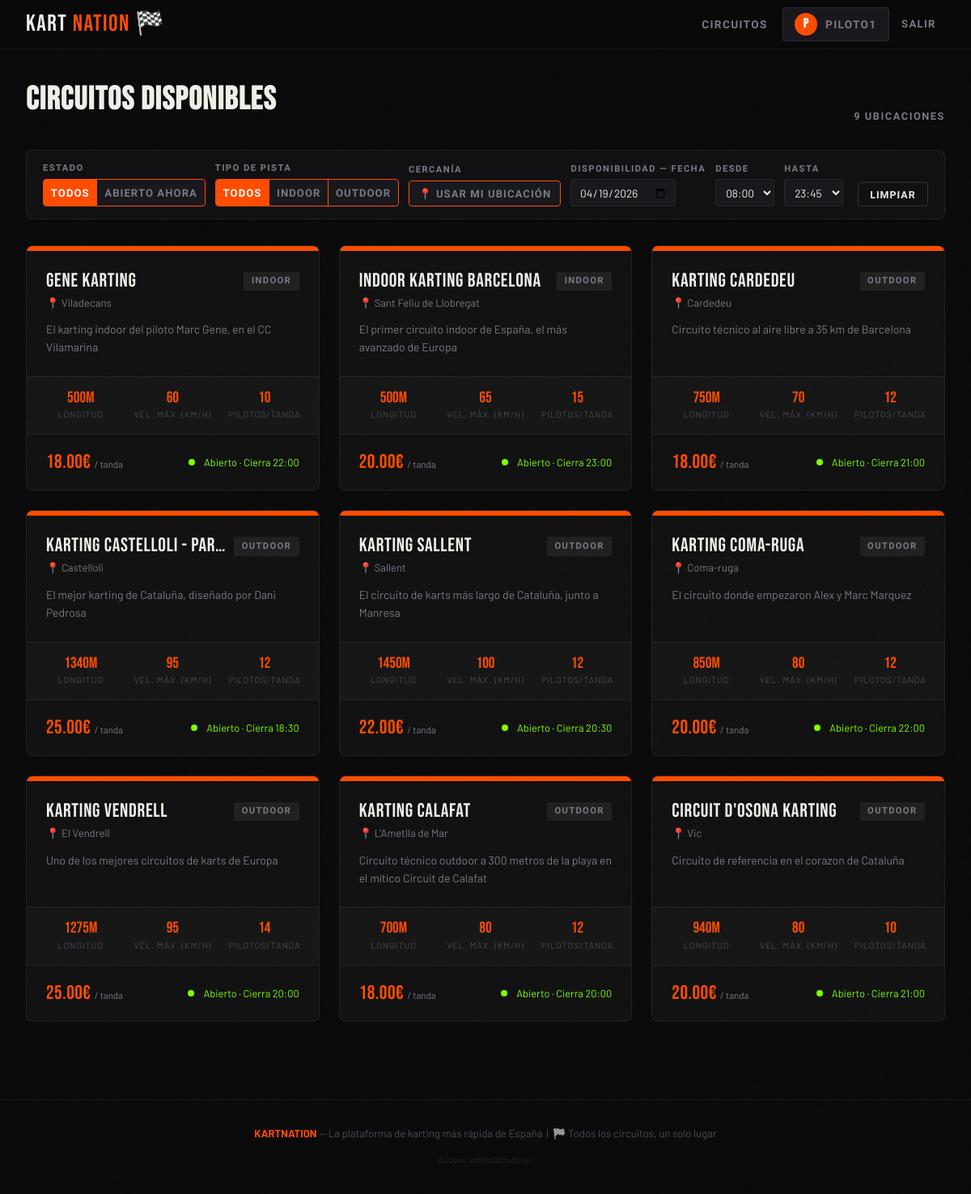
/circuitos (signed in), run on the app's committed database.
### tables this page shows
CREATE TABLE users (
        id INTEGER PRIMARY KEY AUTOINCREMENT,
        username TEXT UNIQUE NOT NULL,
        email TEXT UNIQUE NOT NULL,
        password_hash TEXT NOT NULL,
        full_name TEXT NOT NULL,
        apellido TEXT DEFAULT '',
        fecha_nacimiento TEXT DEFAULT '',
        teléfono TEXT DEFAULT '',
        dni TEXT DEFAULT '',
        age INTEGER,
        experience_years INTEGER DEFAULT 0,
        karting_level TEXT DEFAULT 'Novato',
        races_completed INTEGER DEFAULT 0,
        best_lap_time TEXT DEFAULT '--:--',
        bio TEXT DEFAULT '',
        avatar_initial TEXT,
        is_admin INTEGER DEFAULT 0,
        created_at TIMESTAMP DEFAULT CURRENT_TIMESTAMP
    , website TEXT, address TEXT, google_id TEXT);

CREATE TABLE circuits (
        id INTEGER PRIMARY KEY AUTOINCREMENT,
        name TEXT NOT NULL,
        location TEXT NOT NULL,
        lat REAL DEFAULT 0.0,
        lng REAL DEFAULT 0.0,
        address TEXT DEFAULT '',
        description TEXT,
        long_description TEXT,
        length_m INTEGER,
        max_speed_kmh INTEGER,
        track_type TEXT,
        difficulty TEXT,
        max_per_session INTEGER DEFAULT 12,
        price_per_session REAL DEFAULT 25.0,
        color TEXT DEFAULT '#FF4D00',
        emoji TEXT DEFAULT '🏁',
        website TEXT DEFAULT ''
    , is_admin INTEGER DEFAULT 0, kart_mix_policy TEXT DEFAULT 'all');

### app.py (the view)
@app.route('/circuitos')
def circuitos():
    conn = get_db()
    circuits = conn.execute('SELECT * FROM circuits').fetchall()
    today = date.today().isoformat()
    popular_slots = []
    for c in circuits:
        count = conn.execute('SELECT COUNT(*) as cnt FROM bookings WHERE circuit_id=? AND booking_date>=?',(c['id'],today)).fetchone()['cnt']
        popular_slots.append({'circuit':c,'bookings':count})
    time_slots = generate_time_slots()
    lengths = [c['length_m'] for c in circuits]
    min_length = min(lengths) if lengths else 0
    max_length = max(lengths) if lengths else 2000
    conn.close()
    user = None
    if 'user_id' in session:
        conn2 = get_db()
        user = conn2.execute('SELECT * FROM users WHERE id=?',(session['user_id'],)).fetchone()
        conn2.close()
    return render_template('circuitos.html', circuits=circuits, popular_slots=popular_slots,
                           user=user, time_slots=time_slots,
                           min_length=min_length, max_length=max_length, today=today)

### app.py (called while the page is built, shortened)
def get_db():
    conn = sqlite3.connect(DB_PATH)
    conn.row_factory = sqlite3.Row
    return conn

def generate_time_slots(circuit_name=None, weekday=None):
    slots, cur = [], datetime.strptime('08:00','%H:%M')
    end = datetime.strptime('23:45','%H:%M')
    while cur <= end:
        slots.append(cur.strftime('%H:%M'))
        cur += timedelta(minutes=15)
    return slots

### templates/circuitos.html (shortened to what this page needs)
{% extends 'base.html' %}
{% block content %}
<div class="container">
    <section id="circuitos" style="padding-top:2rem;">
        <div class="section-header">
            <h2 class="section-title">Circuitos disponibles</h2>
            <span class="section-count" id="resultCount">{{ circuits|length }} ubicaciones</span>
        </div>
        <div class="filter-bar">
            <div class="filter-bar-row">
                <div class="filter-group">
                    <span class="filter-label">Estado</span>
                    <div class="filter-toggle filter-toggle-uniform">
                        <button class="active" id="btnEstadoAll" onclick="setEstado('all', this)">Todos</button>
                        <button id="btnEstadoOpen" onclick="setEstado('open', this)">Abierto ahora</button>
                    </div>
                </div>
                <div class="filter-group">
                    <span class="filter-label">Tipo de pista</span>
                    <div class="filter-toggle filter-toggle-uniform">
                        <button class="active" onclick="setType('all',this)">Todos</button>
                        <button onclick="setType('Indoor',this)">Indoor</button>
                        <button onclick="setType('Outdoor',this)">Outdoor</button>
                    </div>
                </div>
                <div class="filter-group">
                    <span class="filter-label">Cercanía</span>
                    <div style="display:flex;align-items:center;gap:0.5rem;">
                        <button class="filter-location-btn" id="btnLocation" onclick="toggleProximity()">
                            <span id="btnLocationIcon">📍</span> Usar mi ubicación
                        </button>
                    </div>
                </div>
                <div class="filter-group">
                    <span class="filter-label">Disponibilidad — Fecha</span>
                    <input type="date" id="availDate" value="{{ today }}" min="{{ today }}"
                           onchange="checkAvailability()" style="max-width:130px;padding:0.4rem 0.6rem;font-size:0.85rem;">
                </div>
                <div class="filter-group">
                    <span class="filter-label">Desde</span>
                    <select id="availFrom" onchange="checkAvailability()" style="max-width:80px;padding:0.4rem 0.5rem;font-size:0.85rem;">
                        {% for slot in time_slots %}
                        <option value="{{ slot }}" {% if slot == '08:00' %}selected{% endif %}>{{ slot }}</option>
                        {% endfor %}
                    </select>
                </div>
                <div class="filter-group">
                    <span class="filter-label">Hasta</span>
                    <select id="availTo" onchange="checkAvailability()" style="max-width:80px;padding:0.4rem 0.5rem;font-size:0.85rem;">
                        {% for slot in time_slots %}
                        <option value="{{ slot }}" {% if slot == '23:45' %}selected{% endif %}>{{ slot }}</option>
                        {% endfor %}
                    </select>
                </div>
                <div class="filter-actions">
                    <button class="btn btn-secondary btn-sm" onclick="resetFilters()">Limpiar</button>
                </div>
            </div>
        </div>
        <div class="circuits-grid" id="circuitsGrid">
            {% for circuit in circuits %}
            <div class="circuit-card-wrapper"
                 data-type="{{ circuit.track_type }}"
                 data-length="{{ circuit.length_m }}"
                 data-circuit-id="{{ circuit.id }}"
                 data-lat="{{ circuit.lat or 0 }}"
                 data-lng="{{ circuit.lng or 0 }}">
                <a href="{{ url_for('circuit_detail', circuit_id=circuit.id) }}" class="circuit-card">
                    <div class="circuit-banner" style="background: {{ circuit.color }};"></div>
                    <div class="circuit-body">
                        <div style="display:flex;align-items:center;justify-content:space-between;gap:0.5rem;margin-bottom:0.25rem;">
                            <div class="circuit-name" style="margin-bottom:0;">{{ circuit.name }}</div>
                            <span class="circuit-type-badge" style="flex-shrink:0;">{{ circuit.track_type }}</span>
                        </div>
                        <div class="circuit-location">📍 {{ circuit.location }}</div>
                        <p class="circuit-desc">{{ circuit.description }}</p>
                    </div>
                    <div class="circuit-specs">
                        <div class="spec-item">
                            <div class="spec-val" style="color:{{ circuit.color }}">{{ circuit.length_m }}m</div>
                            <div class="spec-label">Longitud</div>
                        </div>
                        <div class="spec-item">
                            <div class="spec-val" style="color:{{ circuit.color }}">{{ circuit.max_speed_kmh }}</div>
                            <div class="spec-label">Vel. Máx. (km/h)</div>
                        </div>
                        <div class="spec-item">
                            <div class="spec-val" style="color:{{ circuit.color }}">{{ circuit.max_per_session }}</div>
                            <div class="spec-label">Pilotos/Tanda</div>
                        </div>
                    </div>
                    <div class="circuit-footer">
                        <div class="price-tag" style="color:{{ circuit.color }}">
                            {{ "%.2f"|format(circuit.price_per_session) }}€ <small>/ tanda</small>
                        </div>
                        <span id="status-{{ circuit.id }}" style="font-size:0.8rem;display:flex;align-items:center;gap:0.3rem;">
                            <span class="availability-dot" id="status-dot-{{ circuit.id }}" style="background:var(--text-dim);animation:none;"></span>
                            <span id="status-text-{{ circuit.id }}" style="color:var(--text-dim);">...</span>
                        </span>
                    </div>
                </a>
            </div>
            {% endfor %}
        </div>
    </section>
</div>
{% endblock %}

### templates/base.html (shortened to what this page needs)
<!DOCTYPE html>
<html lang="es">
<head>
</head>
<body>
<nav>
    <div class="nav-inner">
        <a href="{{ url_for('index') }}" class="logo">KART<span>NATION</span> 🏁</a>
        <div class="nav-links">
            <a href="{{ url_for('circuitos') }}">Circuitos</a>
            {% if session.get('user_id') %}
                <a href="{{ url_for('profile') }}" class="avatar-chip">
                    <div class="avatar-dot">{{ session.get('username', 'U')[0].upper() }}</div>
                    {{ session.get('username') }}
                </a>
                <a href="{{ url_for('logout') }}" style="color:var(--text-muted);font-size:0.82rem;padding:0.4rem 0.7rem;">Salir</a>
            {% else %}
                <a href="{{ url_for('login') }}">Entrar</a>
                <a href="{{ url_for('register') }}" class="btn-nav">Únete</a>
            {% endif %}
        </div>
    </div>
</nav>
{% block content %}{% endblock %}
<footer>
    <strong>KARTNATION</strong> — La plataforma de karting más rápida de España &nbsp;|&nbsp; 🏁 Todos los circuitos, un solo lugar
    <div style="margin-top:0.75rem;">
        <a href="{{ url_for('admin_login') }}" style="font-size:0.7rem;color:var(--text-dim);text-decoration:none;opacity:0.4;transition:opacity 0.2s;"
           onmouseover="this.style.opacity='1'" onmouseout="this.style.opacity='0.4'">
            Acceso administradores
        </a>
    </div>
</footer>
</body>
</html>

### templates/base.html (style rules this page uses)
:root { --bg: #0A0A0B; --bg2: #111114; --bg3: #18181D; --border: rgba(255,255,255,0.07); --border-bright: rgba(255,255,255,0.15); --accent: #FF4D00; --accent2: #FFD700; --accent3: #00C4FF; --text: #F0EEE8; --text-muted: #7A7A85; --text-dim: #4A4A55; --green: #7CFF00; --red: #FF2D55; --card-bg: rgba(255,255,255,0.03); --card-hover: rgba(255,255,255,0.06); --radius: 4px; --radius-lg: 8px; }
*, *::before, *::after { box-sizing: border-box; margin: 0; padding: 0; }
html { scroll-behavior: smooth; }
body { font-family: 'Barlow', sans-serif; background: var(--bg); color: var(--text); min-height: 100vh; line-height: 1.5; font-size: 15px; }
body::before { content: ''; position: fixed; inset: 0; pointer-events: none; z-index: 0; opacity: 0.4; }
nav { position: sticky; top: 0; z-index: 100; background: rgba(10,10,11,0.92); backdrop-filter: blur(20px); border-bottom: 1px solid var(--border); padding: 0 2rem; }
.nav-inner { max-width: 1280px; margin: 0 auto; display: flex; align-items: center; height: 60px; gap: 2rem; }
.logo { font-family: 'Bebas Neue', sans-serif; font-size: 1.8rem; letter-spacing: 0.05em; color: var(--text); text-decoration: none; display: flex; align-items: center; gap: 0.4rem; }
.logo span { color: var(--accent); }
.nav-links { display: flex; align-items: center; gap: 0.25rem; margin-left: auto; }
.nav-links a { font-family: 'Barlow Condensed', sans-serif; font-weight: 600; font-size: 0.85rem; letter-spacing: 0.1em; text-transform: uppercase; color: var(--text-muted); text-decoration: none; padding: 0.4rem 0.9rem; border-radius: var(--radius); transition: color 0.2s, background 0.2s; }
.avatar-chip { display: flex; align-items: center; gap: 0.6rem; background: var(--bg3); border: 1px solid var(--border); border-radius: 50px; padding: 0.3rem 0.9rem 0.3rem 0.3rem; font-size: 0.82rem; font-weight: 600; color: var(--text); text-decoration: none; transition: border-color 0.2s; }
.avatar-dot { width: 28px; height: 28px; border-radius: 50%; background: var(--accent); display: flex; align-items: center; justify-content: center; font-family: 'Bebas Neue', sans-serif; font-size: 1rem; color: #fff; }
.container { max-width: 1280px; margin: 0 auto; padding: 0 2rem; position: relative; z-index: 1; }
.btn { display: inline-flex; align-items: center; gap: 0.5rem; font-family: 'Barlow Condensed', sans-serif; font-weight: 700; font-size: 0.9rem; letter-spacing: 0.08em; text-transform: uppercase; padding: 0.65rem 1.5rem; border-radius: var(--radius); border: none; cursor: pointer; text-decoration: none; transition: all 0.2s; }
.btn-secondary { background: transparent; color: var(--text); border: 1px solid var(--border-bright); }
.btn-sm { padding: 0.4rem 0.9rem; font-size: 0.78rem; }
input, select, textarea { width: 100%; background: var(--bg3); border: 1px solid var(--border); border-radius: var(--radius); color: var(--text); font-family: 'Barlow', sans-serif; font-size: 0.95rem; padding: 0.7rem 1rem; outline: none; transition: border-color 0.2s, box-shadow 0.2s; }
select option { background: var(--bg3); }
footer { margin-top: 6rem; border-top: 1px solid var(--border); padding: 2rem; text-align: center; color: var(--text-dim); font-size: 0.82rem; }
footer strong { color: var(--accent); }

### data on the page
users: get "PILOTO1"
circuits: name "Gene Karting", track_type "INDOOR", location "Viladecans", description "El karting indoor del piloto Marc Gene, en el CC Vilamarina", length_m "500", max_speed_kmh "60", max_per_session "10", price_per_session "18.00"
circuits: name "Indoor Karting Barcelona", track_type "INDOOR", location "Sant Feliu de Llobregat", description "El primer circuito indoor de España, el más avanzado de Europa", length_m "500", max_speed_kmh "65", max_per_session "15", price_per_session "20.00"
circuits: name "Karting Cardedeu", track_type "OUTDOOR", location "Cardedeu", description "Circuito técnico al aire libre a 35 km de Barcelona", length_m "750", max_speed_kmh "70", max_per_session "12", price_per_session "18.00"
circuits: name "Karting Castelloli - Par…", track_type "OUTDOOR", location "Castelloli", description "El mejor karting de Cataluña, diseñado por Dani Pedrosa", length_m "1340", max_speed_kmh "95", max_per_session "12", price_per_session "25.00"
circuits: name "Karting Sallent", track_type "OUTDOOR", location "Sallent", description "El circuito de karts más largo de Cataluña, junto a Manresa", length_m "1450", max_speed_kmh "100", max_per_session "12", price_per_session "22.00"
circuits: name "Karting Coma-Ruga", track_type "OUTDOOR", location "Coma-ruga", description "El circuito donde empezaron Alex y Marc Marquez", length_m "850", max_speed_kmh "80", max_per_session "12", price_per_session "20.00"
circuits: name "Karting Vendrell", track_type "OUTDOOR", location "El Vendrell", description "Uno de los mejores circuitos de karts de Europa", length_m "1275", max_speed_kmh "95", max_per_session "14", price_per_session "25.00"
circuits: name "Karting Calafat", track_type "OUTDOOR", location "L'Ametlla de Mar", description "Circuito técnico outdoor a 300 metros de la playa en el mítico Circuit de Calafat", length_m "700", max_speed_kmh "80", max_per_session "12", price_per_session "18.00"
circuits: name "Circuit d'Osona Karting", track_type "OUTDOOR", location "Vic", description "Circuito de referencia en el corazon de Cataluña", length_m "940", max_speed_kmh "80", max_per_session "10", price_per_session "20.00"

### other printed values
{{ session.get('username', 'U')[0].upper() }} "P"
form field value "08:00"
form field value "23:45"
